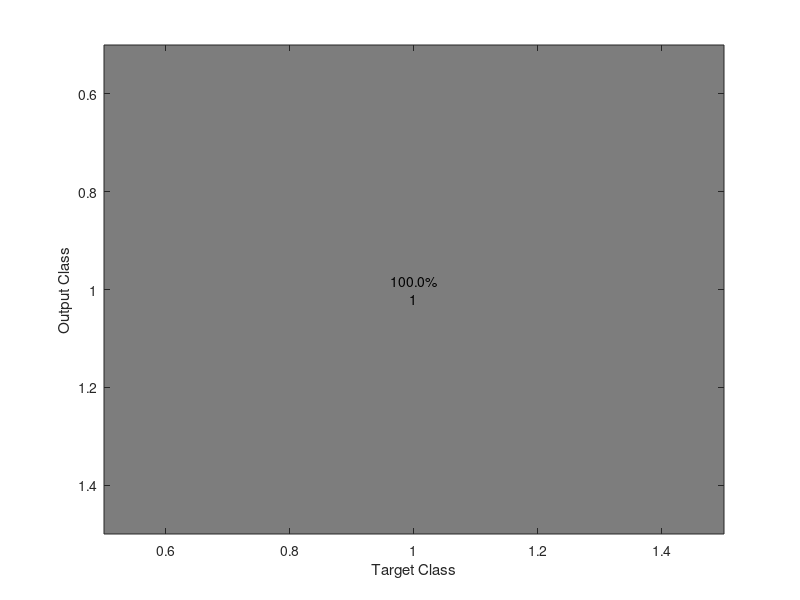

Write the MATLAB code that produced this figure. (Note: this script raises an error after producing the figure.)
function plotConfMat(varargin)
%PLOTCONFMAT plots the confusion matrix with colorscale, absolute numbers
%   and precision normalized percentages
%
%   usage: 
%   PLOTCONFMAT(confmat) plots the confmat with integers 1 to n as class labels
%   PLOTCONFMAT(confmat, labels) plots the confmat with the specified labels
%
%   Vahe Tshitoyan
%   20/08/2017
%
%   Arguments
%   confmat:            a square confusion matrix
%   labels (optional):  vector of class labels

% number of arguments
switch (nargin)
    case 0
       confmat = 1;
       labels = {'1'};
    case 1
       confmat = varargin{1};
       labels = 1:size(confmat, 1);
    otherwise
       confmat = varargin{1};
       labels = varargin{2};
end
figure('Renderer', 'painters', 'Position', [50 50 1200 1200])

confmat(isnan(confmat))=0; % in case there are NaN elements
numlabels = size(confmat, 1); % number of labels

% calculate the percentage accuracies
confpercent = 100*confmat./repmat(sum(confmat, 1),numlabels,1);

% plotting the colors
imagesc(confpercent);
% title(sprintf('Accuracy: %.1f%%', 100*trace(confmat)/sum(confmat(:))));
ylabel('Output Class'); xlabel('Target Class');

% set the colormap
colormap(flipud(gray));

% Create strings from the matrix values and remove spaces
textStrings = num2str([confpercent(:), confmat(:)], '%.1f%%\n%d\n');
textStrings = strtrim(cellstr(textStrings));

% Create x and y coordinates for the strings and plot them
[x,y] = meshgrid(1:numlabels);
hStrings = text(x(:),y(:),textStrings(:), ...
    'HorizontalAlignment','center');

% Get the middle value of the color range
midValue = mean(get(gca,'CLim'));

% Choose white or black for the text color of the strings so
% they can be easily seen over the background color
textColors = repmat(confpercent(:) > midValue,1,3);
set(hStrings,{'Color'},num2cell(textColors,2));

% Setting the axis labels
% set(gca,'XTick',1:numlabels,...
%     'XTickLabel',labels,...
%     'YTick',1:numlabels,...
%     'YTickLabel',labels,...
%     'TickLength',[0 0]);

set(gca, 'XTick', 1:24, ...                             
    'XTickLabel', {'BN','ADI', 'CPA', 'CSA', 'LTS', 'LTE','LCA', 'LCS', 'LFX', 'LGA', 'LLA', 'LNA', 'LRA', 'LTI', 'LVI','MFS','MFI','NSI','PKN','PCA','PRI','RSS','UFA', 'ULA'}, ...  %   and tick labels
    'YTick', 1:24, ...
    'YTickLabel', {'BN', 'ADI', 'CPA', 'CSA', 'LTS', 'LTE','LCA', 'LCS', 'LFX', 'LGA', 'LLA', 'LNA', 'LRA', 'LTI', 'LVI','MFS','MFI','NSI','PKN','PCA','PRI','RSS','UFA', 'ULA'}, ...
    'TickLength', [0 0]);
set(gcf,'color','w');

end

